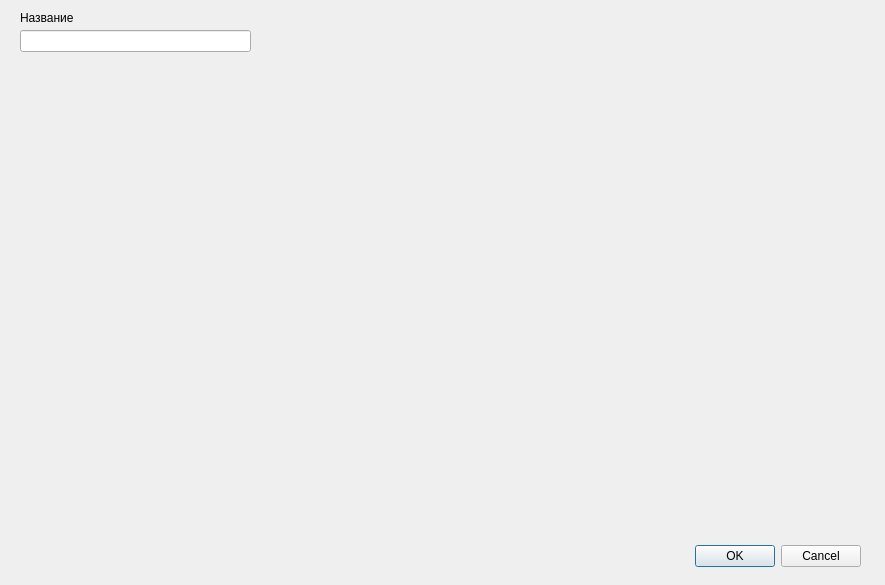
<?xml version="1.0" encoding="UTF-8"?>
<ui version="4.0">
 <class>SubscriptionWindow</class>
 <widget class="QDialog" name="SubscriptionWindow">
  <property name="geometry">
   <rect>
    <x>0</x>
    <y>0</y>
    <width>885</width>
    <height>585</height>
   </rect>
  </property>
  <property name="windowTitle">
   <string>Dialog</string>
  </property>
  <widget class="QDialogButtonBox" name="buttonBox">
   <property name="geometry">
    <rect>
     <x>520</x>
     <y>540</y>
     <width>341</width>
     <height>32</height>
    </rect>
   </property>
   <property name="orientation">
    <enum>Qt::Horizontal</enum>
   </property>
   <property name="standardButtons">
    <set>QDialogButtonBox::Cancel|QDialogButtonBox::Ok</set>
   </property>
  </widget>
  <widget class="QLineEdit" name="lineEdit">
   <property name="geometry">
    <rect>
     <x>20</x>
     <y>30</y>
     <width>231</width>
     <height>22</height>
    </rect>
   </property>
  </widget>
  <widget class="QLabel" name="label">
   <property name="geometry">
    <rect>
     <x>20</x>
     <y>10</y>
     <width>91</width>
     <height>16</height>
    </rect>
   </property>
   <property name="text">
    <string>Название</string>
   </property>
  </widget>
 </widget>
 <resources/>
 <connections>
  <connection>
   <sender>buttonBox</sender>
   <signal>accepted()</signal>
   <receiver>SubscriptionWindow</receiver>
   <slot>accept()</slot>
   <hints>
    <hint type="sourcelabel">
     <x>248</x>
     <y>254</y>
    </hint>
    <hint type="destinationlabel">
     <x>157</x>
     <y>274</y>
    </hint>
   </hints>
  </connection>
  <connection>
   <sender>buttonBox</sender>
   <signal>rejected()</signal>
   <receiver>SubscriptionWindow</receiver>
   <slot>reject()</slot>
   <hints>
    <hint type="sourcelabel">
     <x>316</x>
     <y>260</y>
    </hint>
    <hint type="destinationlabel">
     <x>286</x>
     <y>274</y>
    </hint>
   </hints>
  </connection>
 </connections>
</ui>
